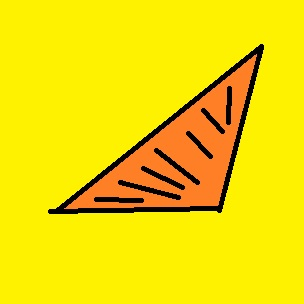
#> input picture Pillow__(For Photos)/55.jpg, 304 x 304 px
$ python Resize.py
#> lines starting #> are read from the running program, lines starting #| are printed output that depends on the picture
from PIL import Image

img1 = Image.open("55.jpg")
#> img1 is the input picture: PIL image 304x304 RGB; mean R, G, B 241.3, 217.5, 5.5

res = img1.resize((100,100))
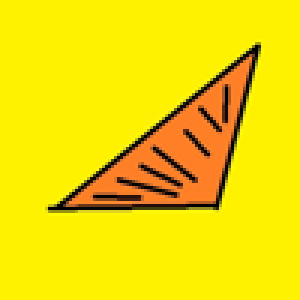
#> res: PIL image 100x100 RGB (shown 3 times larger); mean R, G, B 241.2, 217.6, 5.5
fliped=img1.transpose(Image.FLIP_LEFT_RIGHT)
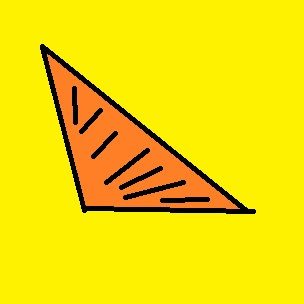
#> fliped: PIL image 304x304 RGB; mean R, G, B 241.3, 217.5, 5.5
spined=img1.transpose(Image.ROTATE_90)
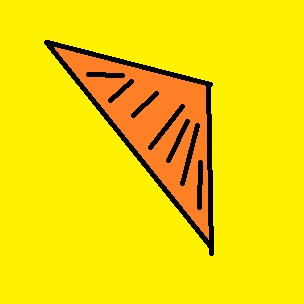
#> spined: PIL image 304x304 RGB; mean R, G, B 241.3, 217.5, 5.5
res.show()
fliped.show()
spined.show()
